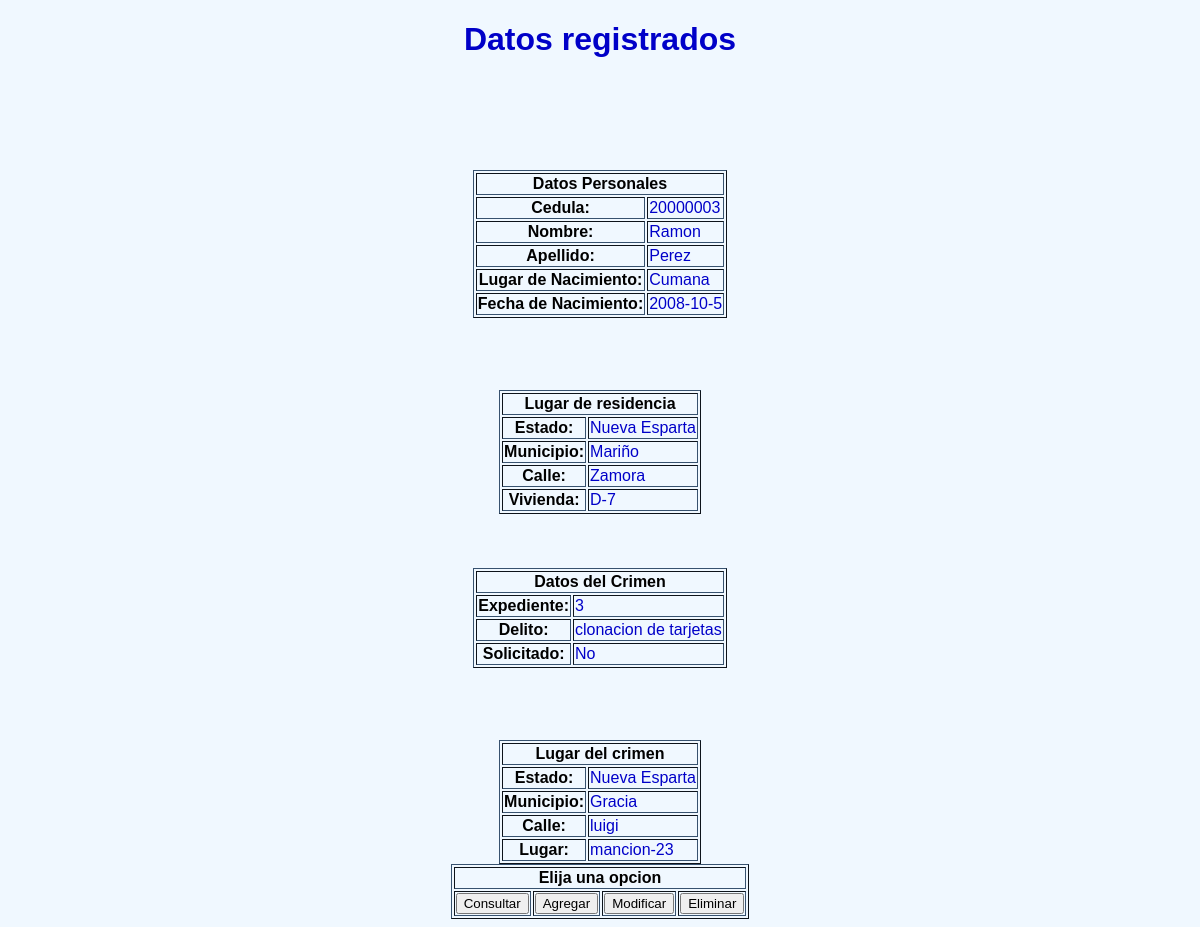
Screenshot of /result_consulta.php?cedula=20000003 with the database file from the repository.
### tables this page shows
CREATE TABLE Ciudadanos(
	cedula INT UNSIGNED NOT NULL,
	nombre VARCHAR(64) NOT NULL,
	apellido VARCHAR(64) NOT NULL,
	l_nacimiento VARCHAR(64) NOT NULL,
	f_nacimiento VARCHAR(64) NOT NULL,
	PRIMARY KEY(cedula)
);

CREATE TABLE Ubicacion_Ciudadanos(
	id_uc INT UNSIGNED NOT NULL AUTO_INCREMENT,
	cedula_uc INT UNSIGNED NOT NULL,
	estado_uc VARCHAR(64) NOT NULL,
	municipio_uc VARCHAR(64) NOT NULL,
	calle_uc VARCHAR(64) NOT NULL,
	vivienda_uc VARCHAR (64) NOT NULL,
	PRIMARY KEY (id_uc),
	INDEX UC_FK1(cedula_uc),
	FOREIGN KEY(cedula_uc)
		REFERENCES Ciudadanos(cedula)
);

CREATE TABLE Crimenes(
	expediente INT UNSIGNED NOT NULL,
    delito VARCHAR(64) NOT NULL,
    solicitado BOOL NOT NULL,
    cedula_c INT UNSIGNED NOT NULL,
    PRIMARY KEY (expediente),
    INDEX C_FK1(cedula_c),
    FOREIGN KEY (cedula_c)
		REFERENCES Ciudadanos(cedula)
);

CREATE TABLE Lugar_Crimenes(
	id_lc INT UNSIGNED NOT NULL AUTO_INCREMENT,
    estado_lc VARCHAR(64) NOT NULL,
    municipio_lc VARCHAR(64) NOT NULL,
    calle_lc VARCHAR(64) NOT NULL,
    lugar_lc VARCHAR(64) NOT NULL,
    expediente_lc INT UNSIGNED NOT NULL,
    PRIMARY KEY(id_lc),
    INDEX LC_FK1(expediente_lc),
    FOREIGN KEY (expediente_lc)
		REFERENCES Crimenes(expediente)
);

### result_consulta.php (the view, shortened to what this page needs)
<!DOCTYPE html>
<html>
  <head>
    <link rel="stylesheet" type="text/css" href="estilo.css" media="screen" />
  </head>
  <body>
    <?php
    $cedula=$_GET["cedula"];
    include("conexionBD.php");
    echo("<center><h1>Datos registrados</h1></center>");
    $consulta="SELECT * FROM Ciudadanos WHERE cedula='$cedula'";
    $resultado=mysqli_query($conexion, $consulta);
    if($fila=mysqli_fetch_array($resultado, MYSQLI_ASSOC)){
      $consulta="SELECT * FROM Ciudadanos WHERE cedula='$cedula'";
      $resultado=mysqli_query($conexion, $consulta);
      mysqli_set_charset($conexion, "utf8");
      echo ("<center><table border='1'>");
      echo("<tr><th colspan='2'>Datos Personales</th></tr>");
      while($fila=mysqli_fetch_array($resultado, MYSQLI_ASSOC)){
        echo ("<tr><th>Cedula: </th><br /><td>$fila[cedula]</td></tr>");
        echo ("<tr><th>Nombre: </th><br /><td>$fila[nombre]</td></tr>");
        echo ("<tr><th>Apellido: </th><br /><td>$fila[apellido]</td></tr>");
        echo ("<tr><th>Lugar de Nacimiento: </th><br /><td>$fila[l_nacimiento]</td></tr>");
        echo ("<tr><th>Fecha de Nacimiento: </th><br /><td>$fila[f_nacimiento]</td></tr>");
      }
      echo("</table></center>");
            $consulta="SELECT * FROM Ubicacion_Ciudadanos WHERE cedula_uc='$cedula'";
            $resultado=mysqli_query($conexion, $consulta);
            echo("<center><table border='1'>");
            echo("<tr><th colspan='2'>Lugar de residencia</th></tr>");
            while($fila=mysqli_fetch_array($resultado, MYSQLI_ASSOC)){
              echo ("<tr><th>Estado: </th><br /><td>$fila[estado_uc]</td></tr>");
              echo ("<tr><th>Municipio: </th><br /><td>$fila[municipio_uc]</td></tr>");
              echo ("<tr><th>Calle: </th><br /><td>$fila[calle_uc]</td></tr>");
              echo ("<tr><th>Vivienda: </th><br /><td>$fila[vivienda_uc]</td></tr>");
              }
            echo("</table></center>");
      $consulta="SELECT * FROM Crimenes WHERE cedula_c='$cedula'";
      $resultado=mysqli_query($conexion, $consulta);
      echo("<center><table border='1'>");
      echo("<tr><th colspan='2'>Datos del Crimen</th></tr>");
      while($fila=mysqli_fetch_array($resultado, MYSQLI_ASSOC)){
        echo ("<tr><th>Expediente: </th><br /><td>$fila[expediente]</td></tr>");
        echo ("<tr><th>Delito: </th><br /><td>$fila[delito]</td></tr>");
        if($fila["solicitado"]==0){
          $fila["solicitado"]="No";
        }
        else{
          $fila["solicitado"]="Si";
        }
        echo ("<tr><th>Solicitado: </th><br /><td>$fila[solicitado]</td></tr>");
        }
      echo("</table></center>");
      $consulta="SELECT * FROM Lugar_Crimenes, Crimenes WHERE expediente_lc=expediente AND cedula_c=$cedula";
      $resultado=mysqli_query($conexion, $consulta);
      echo("<center><table border='1'>");
      echo("<tr><th colspan='2'>Lugar del crimen</th></tr>");
      while($fila=mysqli_fetch_array($resultado, MYSQLI_ASSOC)){
        echo ("<tr><th>Estado: </th><br /><td>$fila[estado_lc]</td></tr>");
        echo ("<tr><th>Municipio: </th><br /><td>$fila[municipio_lc]</td></tr>");
        echo ("<tr><th>Calle: </th><br /><td>$fila[calle_lc]</td></tr>");
        echo ("<tr><th>Lugar: </th><br /><td>$fila[lugar_lc]</td></tr>");
      }
      echo("</table></center>");
    }
    else{
      echo("<center><h2>El ciudadano no ha cometido delitos anteriormente</h2></center>");
    }
    ?>
    <center><table border="1">
      <tr>
        <th colspan="4">Elija una opcion</th>
      </tr>
      <tr>
        <td>
          <form action="form_consulta.php">
            <input value="Consultar" type="submit"/>
          </form>
        </td>
        <td>
          <form action="form_agregar.php">
            <input value="Agregar" type="submit"/>
          </form>
        </td>
        <td>
          <form action="form_modificar.php">
            <input value="Modificar" type="submit"/>
          </form>
        </td>
        <td>
          <form action="form_eliminar.php">
            <input value="Eliminar" type="submit"/>
          </form>
        </td>
      </tr>
    </table></center>
  </body>
</html>

### estilo.css (style rules this page uses)
body { background-color: #f0f8ff; font-family: Helvetica, sans-serif; }
h1 { color: #0000c8; font-style: bold; text-shadow: black, 4px, 3px, 7px, 2px; }
table { border-color:#37526f; }
td { font-style: bold; color: #0000c8; }

### rows the page displays
ciudadanos: cedula "20000003", nombre "Ramon", apellido "Perez", l_nacimiento "Cumana", f_nacimiento "2008-10-5"
ubicacion_ciudadanos: estado_uc "Nueva Esparta", municipio_uc "Mariño", calle_uc "Zamora", vivienda_uc "D-7"
crimenes: expediente "3", delito "clonacion de tarjetas", fila "No"
lugar_crimenes: estado_lc "Nueva Esparta", municipio_lc "Gracia", calle_lc "luigi", lugar_lc "mancion-23"
